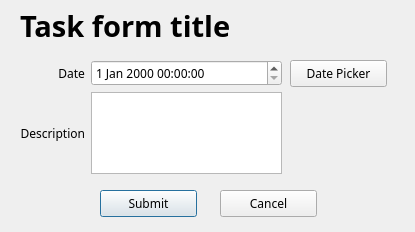
<?xml version="1.0" encoding="UTF-8"?>
<ui version="4.0">
 <class>TaskForm</class>
 <widget class="QDialog" name="TaskForm">
  <property name="geometry">
   <rect>
    <x>0</x>
    <y>0</y>
    <width>415</width>
    <height>232</height>
   </rect>
  </property>
  <property name="font">
   <font>
    <family>Sans Serif</family>
   </font>
  </property>
  <property name="windowTitle">
   <string>Task Form</string>
  </property>
  <widget class="QLabel" name="label_taskFormTitle">
   <property name="geometry">
    <rect>
     <x>20</x>
     <y>10</y>
     <width>341</width>
     <height>31</height>
    </rect>
   </property>
   <property name="font">
    <font>
     <pointsize>22</pointsize>
     <weight>75</weight>
     <bold>true</bold>
    </font>
   </property>
   <property name="text">
    <string>Task form title</string>
   </property>
  </widget>
  <widget class="QPushButton" name="pushButton_submit">
   <property name="geometry">
    <rect>
     <x>100</x>
     <y>190</y>
     <width>97</width>
     <height>27</height>
    </rect>
   </property>
   <property name="text">
    <string>Submit</string>
   </property>
  </widget>
  <widget class="QPushButton" name="pushButton_cancel">
   <property name="geometry">
    <rect>
     <x>220</x>
     <y>190</y>
     <width>97</width>
     <height>27</height>
    </rect>
   </property>
   <property name="text">
    <string>Cancel</string>
   </property>
  </widget>
  <widget class="QPushButton" name="pushButton_datePicker">
   <property name="geometry">
    <rect>
     <x>290</x>
     <y>60</y>
     <width>97</width>
     <height>27</height>
    </rect>
   </property>
   <property name="text">
    <string>Date Picker</string>
   </property>
  </widget>
  <widget class="QWidget" name="gridLayoutWidget">
   <property name="geometry">
    <rect>
     <x>20</x>
     <y>60</y>
     <width>262</width>
     <height>114</height>
    </rect>
   </property>
   <layout class="QGridLayout" name="gridLayout">
    <item row="0" column="0">
     <widget class="QLabel" name="label_date">
      <property name="text">
       <string>Date</string>
      </property>
      <property name="alignment">
       <set>Qt::AlignRight|Qt::AlignTrailing|Qt::AlignVCenter</set>
      </property>
     </widget>
    </item>
    <item row="1" column="0">
     <widget class="QLabel" name="label_description">
      <property name="text">
       <string>Description</string>
      </property>
      <property name="alignment">
       <set>Qt::AlignRight|Qt::AlignTrailing|Qt::AlignVCenter</set>
      </property>
     </widget>
    </item>
    <item row="0" column="1">
     <widget class="QDateTimeEdit" name="dateTimeEdit_date"/>
    </item>
    <item row="1" column="1">
     <widget class="QPlainTextEdit" name="plainTextEdit_description"/>
    </item>
   </layout>
  </widget>
 </widget>
 <resources/>
 <connections/>
</ui>
